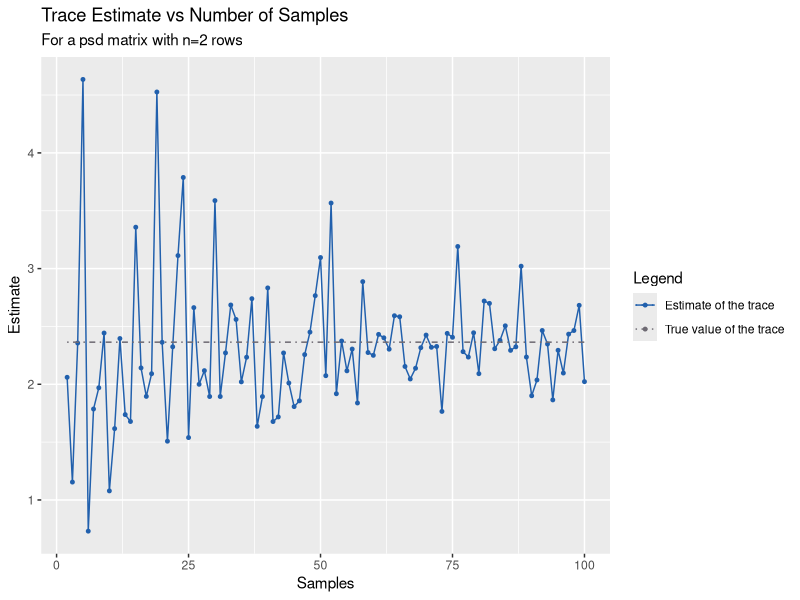
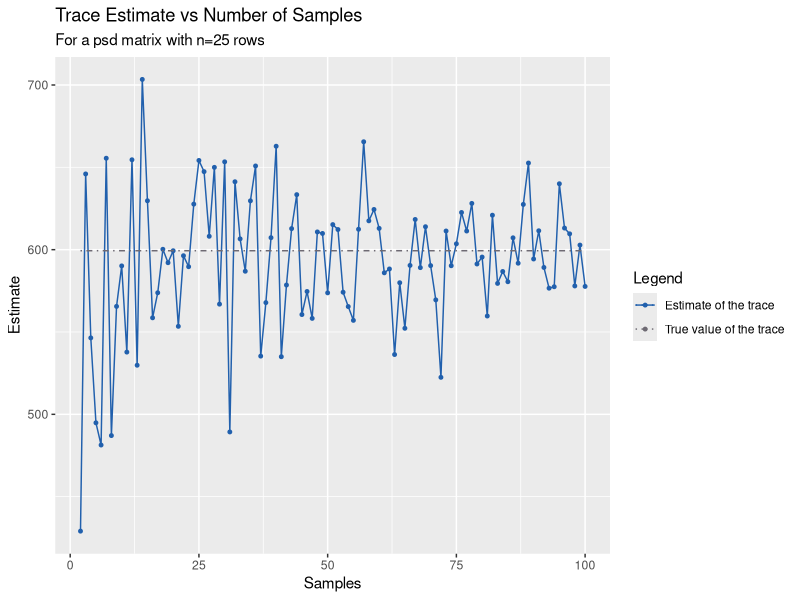
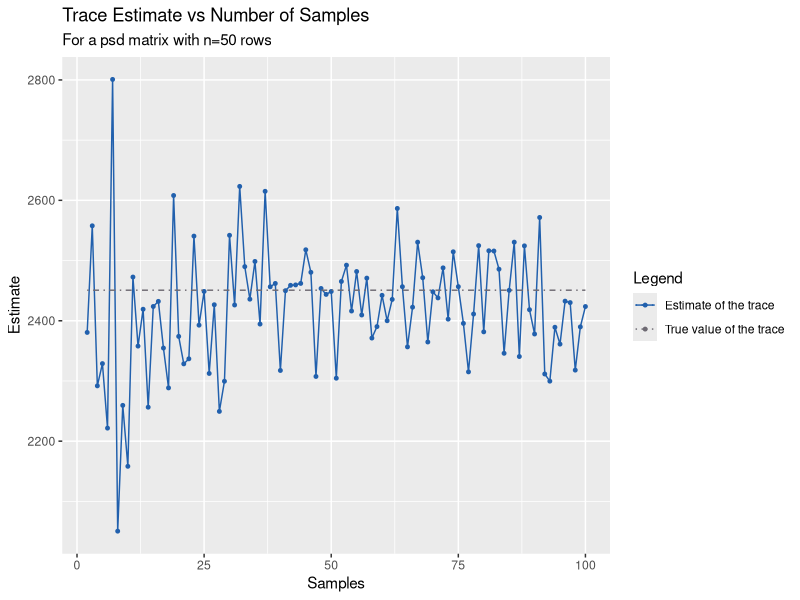
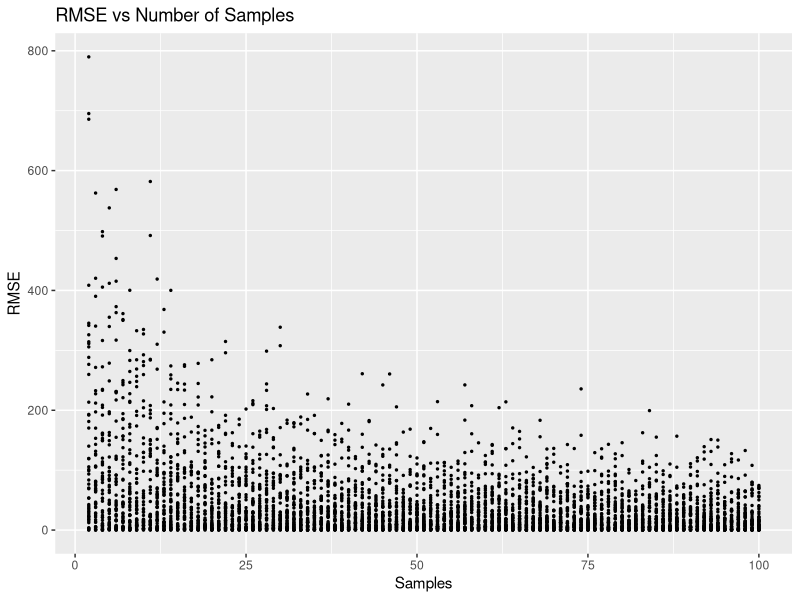
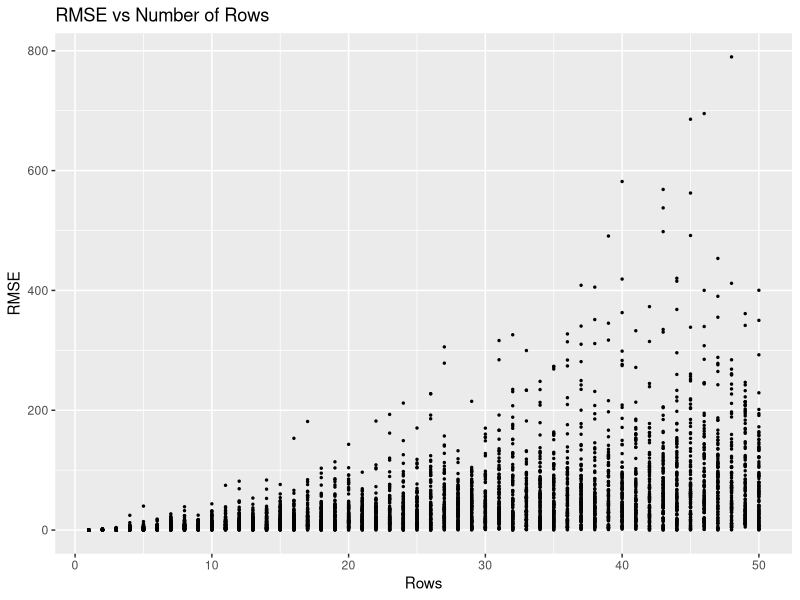
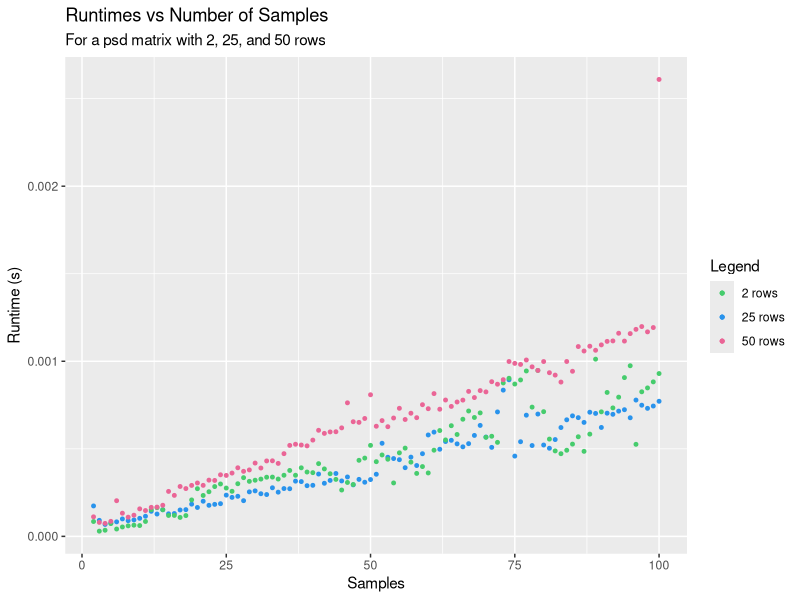
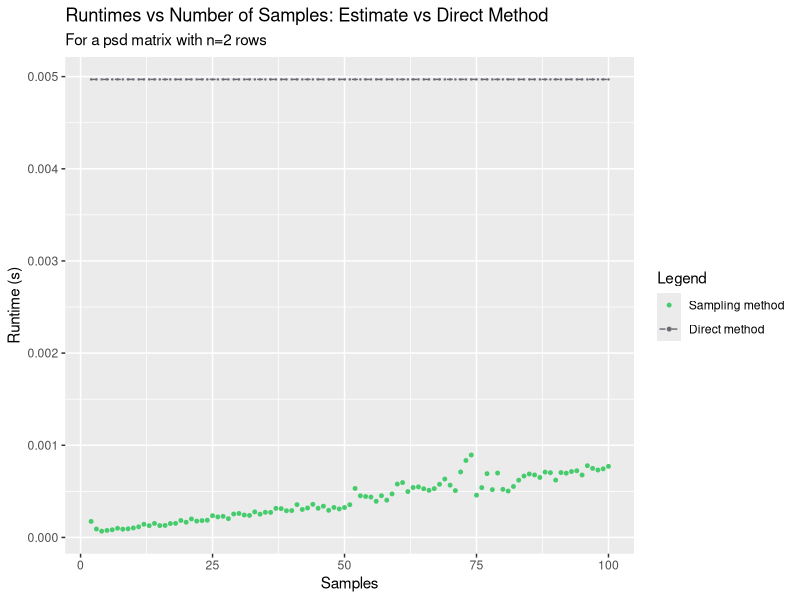
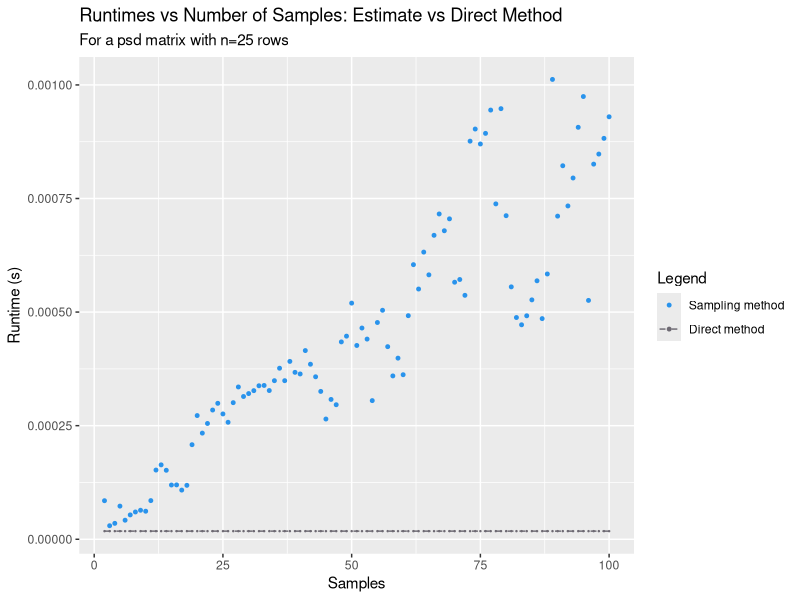

These figures' R source, in order:
## ---- chunk 1
library(ggplot2)
## ---- chunk 2
# A method to compute an unbiased estimator for the trace of a psd matrix. 
# The method uses a random isotropic test vector and matrix-vector 
# multiplication to produce the estimator for the trace. 
# Recall that:
#  * the trace of a square matrix is the sum of its diagonal elements
#  * an unbiased estimator has an expected value equal to the quantity to be estimated
#  * an isotropic vector w is one with the property E[w %*% t(w)] = I
# For proof that this method does produce an unbiased estimator for the trace of a psd
# matrix, please see the accompanying proofs.pdf file.
#
# Parameters
# ----------
# A :  matrix()
#      The nxn psd matrix for which to estimate the trace
# k :  integer
#      The number of samples to take
#
# Returns
# -------
# values$X :  double
#             The estimate of trace(A)
# values$S :  double
#             The sample variance of the estimate
#
traceEstimate <- function(A, k) {
  assertthat::is.count(k)
  
  samples <- matrix(0, nrow=k, ncol=1)
  
  for(i in 1:k) {
    # Draw the isotropic test vector, eg. from the Gaussian distr. with variance=1
    test_vector <- matrix(rnorm(n, mean=0, sd=1), nrow=n, ncol=1)  
    
    # Compute the sample of the estimate and add it to the list
    sample <- t(test_vector) %*% (A %*% test_vector)
    samples[i] <- sample
  }
  
  estimate <- (1/k) * sum(samples)                     # compute the estimate
  var      <- (1/(k-1)) * sum((samples - estimate)^2)  # compute the variance
  
  return(list("X" = estimate, "S" = var))
}
## ---- chunk 3
# A method to compute the true trace of a matrix, for comparison with the RandNLA method.
#
# Parameters
# ----------
# A :  matrix()
#      The nxn psd matrix for which to compute the trace
#
# Returns
# -------
# tr : double
#      The trace of the input matrix
#
trace <- function(A) {
  n <- nrow(A)
  tr <- 0
  
  for(i in 1:n) {
    tr <- tr + A[i,i]
  }
  
  return(tr)
}
## ---- chunk 4
# A method to compute the error of the estimate as compared to the true value.
# 
# Parameters
# ----------
# a,b  :  list 
#         The two lists to compare
# 
# Returns
# -------
# errs :  list
#         The absolute errors for each element in the lists ($abs), 
#         the mean error ($avg),  
#         and the mean squared error ($mse)
#
compute_err <- function(a, b) {
  
  abs <- matrix(0, nrow=1, ncol=length(a))
  avg <- 0
  rms <- 0
  
  # Compute the absolute error
  for(i in 1:length(a)) {
    abs[i] <- abs(a[[i]] - b[[i]])
  }
  
  # Compute the mean error
  sum <- sum(abs)
  avg <- sum / length(a)
  
  # Compute the root mean squared error (RMSE)
  for(i in 1:length(a)) {
    rms[i] <- sqrt((a[[i]] - b[[i]])^2) / length(a)
  }
  
  return(list("abs" = abs, "avg" = avg, "rms" = rms))
}
## ---- chunk 5
set.seed(987654321)

N <- seq(from=1, to=50)
K <- seq(from=2, to=100)

# Create a data frame with the results
results <- data.frame(matrix(ncol=9, nrow=length(N) * length(K)))
colnames(results) <- c("n", "k", "Estimate", "TrueValue", "RMSE", "RuntimeEst", "RuntimeTrue", "SampleVariance", "SampleStdDev")

index_true <- 1
index_est  <- 1

for(n in N) {
  # Generate a random psd matrix for the simulation
  A <- matrix(rnorm(n*n), nrow=n, ncol=n)
  A <- A %*% t(A)
  
  # Compute the true trace and record the runtime
  start <- Sys.time()
  
  trace_true <- trace(A)
  runtime    <- Sys.time() - start
  
  # Record the true value and run time in the next length(K) rows
  for(i in index_true:(index_true + length(K) - 1)) {
    results[i, "RuntimeTrue"] <- runtime
    results[i, "TrueValue"]     <- trace_true
  }
  
  index_true <- index_true + length(K)
  
  for(k in K) {
    results[index_est, "n"]    <- n
    results[index_est, "k"] <- k

    # Compute the estimate of the trace and record the runtime
    new_start <- Sys.time()
  
    trace_est <- traceEstimate(A, k)
    results[index_est, "RuntimeEst"] <- Sys.time() - new_start
    results[index_est, "Estimate"]       <- trace_est$X

    results[index_est, "SampleVariance"]  <- trace_est$S
    results[index_est, "SampleStdDev"] <- sqrt(as.double(trace_est$S))
  
    index_est <- index_est + 1
  }
}

# Compute the errors
for(i in 1:nrow(results)) {
  results[i, "RMSE"] <- compute_err(results[i, "Estimate"], results[i, "TrueValue"])$rms
}
## ---- chunk 6
# Plot of trace estimate vs number of samples 
# Examples: n=2, n=25, n = 50
example1 <- results[100:198,]
example2 <- results[2377:2475,]
example3 <- results[4852:4950,]

ggplot(example1, aes(x=k, y=Estimate)) +
  geom_point(aes(color="#2160ad"), size=1, show.legend=TRUE) +
  geom_line(aes(color="#2160ad")) +
  geom_line(aes(y=2.363978, color="#6E6A73"), linetype="dotdash", show.legend=TRUE) +
  ggtitle(label="Trace Estimate vs Number of Samples", subtitle="For a psd matrix with n=2 rows") +
  xlab("Samples") +
  scale_color_manual(name="Legend", values=c("#2160ad", "#6E6A73"), labels=c("Estimate of the trace", "True value of the trace"))

ggplot(example2, aes(x=k, y=Estimate)) +
  geom_point(aes(color="#2160ad"), size=1, show.legend=TRUE) +
  geom_line(aes(color="#2160ad")) +
  geom_line(aes(y=599.3642, color="#6E6A73"), linetype="dotdash", show.legend=TRUE) +
  ggtitle(label="Trace Estimate vs Number of Samples", subtitle="For a psd matrix with n=25 rows") +
  xlab("Samples") +
  scale_color_manual(name="Legend", values=c("#2160ad", "#6E6A73"), labels=c("Estimate of the trace", "True value of the trace"))

ggplot(example3, aes(x=k, y=Estimate)) +
  geom_point(aes(color="#2160ad"), size=1, show.legend=TRUE) +
  geom_line(aes(color="#2160ad")) +
  geom_line(aes(y=example3[2, "TrueValue"], color="#6E6A73"), linetype="dotdash", show.legend=TRUE) +
  ggtitle(label="Trace Estimate vs Number of Samples", subtitle="For a psd matrix with n=50 rows") +
  xlab("Samples") +
  scale_color_manual(name="Legend", values=c("#2160ad", "#6E6A73"), labels=c("Estimate of the trace", "True value of the trace"))


# Plot of RMSE vs number of samples
ggplot(results, aes(x=k, y=RMSE)) +
  geom_point(size=0.5) +
  ggtitle("RMSE vs Number of Samples") +
  xlab("Samples")


# Plot of RMSE vs number of rows
ggplot(results, aes(x=n, y=RMSE)) +
  geom_point(size=0.5) +
  ggtitle("RMSE vs Number of Rows") +
  xlab("Rows")


# Plot of runtimes vs number of samples for n=2, 25, and 50
ggplot(example1, aes(x=k, y=RuntimeEst)) +
  geom_point(aes(color="#46CC6D"), size=1, show.legend=TRUE) +                                    # example 1
  geom_point(data=example2, aes(x=k, y=RuntimeEst, color="#2993EC"), size=1, show.legend=TRUE) +  # example 2
  geom_point(data=example3, aes(x=k, y=RuntimeEst, color="#EA6596"), size=1, show.legend=TRUE) +  # example 3
  ggtitle(label="Runtimes vs Number of Samples", subtitle="For a psd matrix with 2, 25, and 50 rows") +
  ylab("Runtime (s)") +
  xlab("Samples") +
  scale_color_manual(name="Legend", values=c("#46CC6D", "#2993EC", "#EA6596"), labels=c("2 rows", "25 rows", "50 rows"))

# Plot of runtimes vs number of samples for n=2, with base method comparison
ggplot(example1, aes(x=k, y=RuntimeEst)) +
  geom_point(aes(color="#46CC6D"), size=1, show.legend=TRUE) +
  geom_point(aes(x=k, y=RuntimeTrue, color="#6E6A73"), size=0.2, show.legend=TRUE) +
  geom_line(aes(y=RuntimeTrue, color="#6E6A73"), linetype="dashed") +
  ggtitle(label="Runtimes vs Number of Samples: Estimate vs Direct Method", subtitle="For a psd matrix with n=2 rows") +
  ylab("Runtime (s)") +
  xlab("Samples") +
  scale_color_manual(name="Legend", values=c("#46CC6D", "#6E6A73"), labels=c("Sampling method", "Direct method"))

# Plot of runtimes vs number of samples for n=25, with base method comparison
ggplot(example2, aes(x=k, y=RuntimeEst)) +
  geom_point(aes(color="#2993EC"), size=1, show.legend=TRUE) +
  geom_point(aes(x=k, y=RuntimeTrue, color="#6E6A73"), size=0.2, show.legend=TRUE) +
  geom_line(aes(y=RuntimeTrue, color="#6E6A73"), linetype="dashed") +
  ggtitle(label="Runtimes vs Number of Samples: Estimate vs Direct Method", subtitle="For a psd matrix with n=25 rows") +
  ylab("Runtime (s)") +
  xlab("Samples") +
  scale_color_manual(name="Legend", values=c("#2993EC", "#6E6A73"), labels=c("Sampling method", "Direct method"))

# Plot of runtimes vs number of samples for n=50, with base method comparison
ggplot(example3, aes(x=k, y=RuntimeEst)) +
  geom_point(aes(color="#EA6596"), size=1, show.legend=TRUE) +
  geom_point(aes(x=k, y=RuntimeTrue, color="#6E6A73"), size=0.2, show.legend=TRUE) +
  geom_line(aes(y=RuntimeTrue, color="#6E6A73"), linetype="dashed") +
  ggtitle(label="Runtimes vs Number of Samples: Estimate vs Direct Method", subtitle="For a psd matrix with n=50 rows") +
  ylab("Runtime (s)") +
  xlab("Samples") +
  scale_color_manual(name="Legend", values=c("#EA6596", "#6E6A73"), labels=c("Sampling method", "Direct method"))
